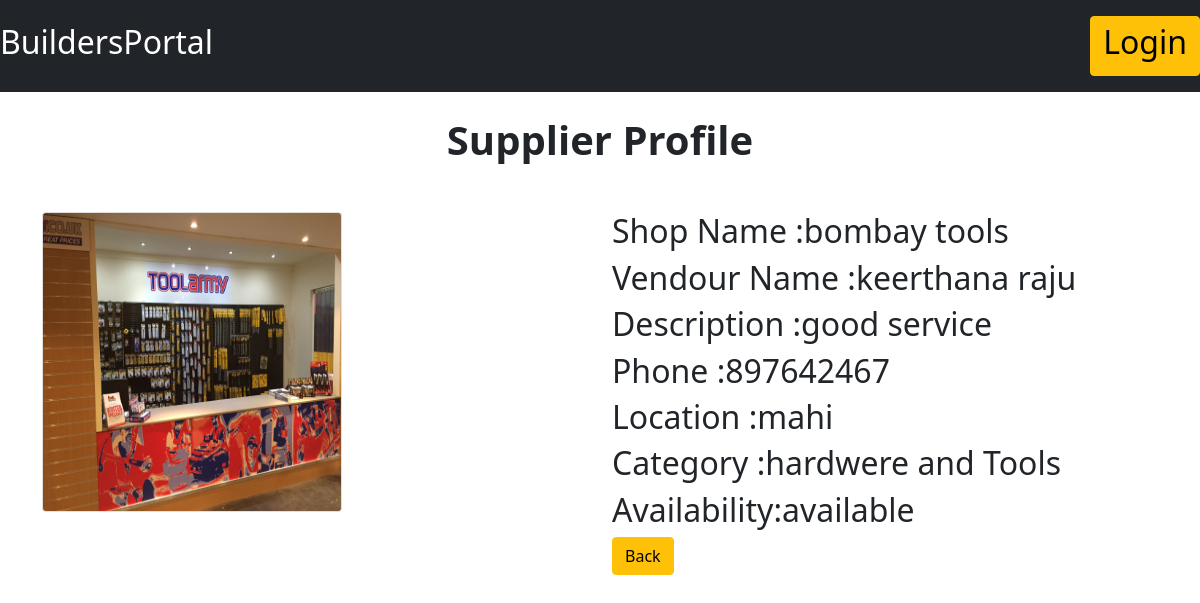
/register/home/5/, run on the app's committed database.
### use/models.py (models this page shows)
class Supplier(models.Model):
        def __str__(self):
             return self.shopname
        def get_filename(instance,filename):
             old_name = filename
             current_time=datetime.now().strftime('%Y%m%d%H;%M:%S')
             filename="%s%s"%(current_time,old_name)
             return os.path.join('uploads/',filename)
        user = models.ForeignKey(User,on_delete=models.CASCADE,default=1)
        image = models.ImageField(upload_to=get_filename,null=True,blank=True)
        shopname = models.CharField(max_length=200)
        vendorname = models.CharField(max_length=200)
        phone     = models.CharField(max_length=200)
        description= models.CharField(max_length=2000)
        location=models.CharField(max_length=200)
        category=models.CharField(max_length=200)
        availability=models.CharField(max_length=200)

### use/views.py (the view)
# urls.py: path('register/home/<int:supplier_id>/',views.detailsupplier,name='detailsupplier'),
def detailsupplier(request,supplier_id):
    supplier = Supplier.objects.get(pk=supplier_id)
    context ={
        'supplier':supplier
    }
    print(context)
    return render(request,'use/supplier_detail.html',context)

### use/templates/use/supplier_detail.html (shortened to what this page needs)
<!DOCTYPE html>
<html lang="en">
<head>
  <link href="https://cdn.jsdelivr.net/npm/bootstrap@5.1.3/dist/css/bootstrap.min.css" rel="stylesheet">
</head>
    <body>
      <nav class="navbar navbar-dark bg-dark">
        <a href="/" class=" navbar-brand link-warning"><h2>BuildersPortal</h2></a>
        <div class="navbar">
            {% if user.is_authenticated %}
            <p class="navbar-text text-white">Hello,&nbsp{{ user.username }}</p>
            &nbsp&nbsp <a href="{% url 'logout' %}" class="btn btn-warning"><h2>Logout</h2></a>
          {% else %}
          <a href="use/login" class="btn btn-warning"><h2>Login</h2></a>
          {% endif %}
        </div>
    </nav>
    <div class="container">
        <div class="row">
          <div class="col-md-12">
            <p class="text-center h1 fw-bold mb-5 mx-1 mx-md-4 mt-4">Supplier Profile</p>
          </div>
            <div class="col-md-6">
                {% if supplier.image%}
                    <img class="card" height="300px" width = "300px" src="{{ supplier.image.url }}"/>
                  {% else %}
                     <img class="card" height="300px" width = "300px" src="https://icons.iconarchive.com/icons/blackvariant/button-ui-system-folders-drives/1024/Users-icon.png"/>
                  {% endif %}
            </div>
            <div class="col-md-6">
                <h2>Shop Name  :{{ supplier.shopname }}</h2>
                <h2>Vendour Name   :{{ supplier.vendorname }}</h2>
                <h2>Description :{{ supplier.description }}</h2>
                <h2>Phone       :{{ supplier.phone }}</h2>
                <h2>Location    :{{ supplier.location }}</h2>
                <h2>Category    :{{ supplier.category }}</h2>
                <h2>Availability:{{ supplier.availability }}</h2>
                <a href="{% url 'supplierhome' %}" class="btn btn-warning">Back</a>
            </div>
        </div>
    </div>
    </body>
</html>

### data on the page
Supplier: image (picture), shopname "bombay tools", vendorname "keerthana raju", description "good service", phone "897642467", location "mahi", category "hardwere and Tools", availability "available"
